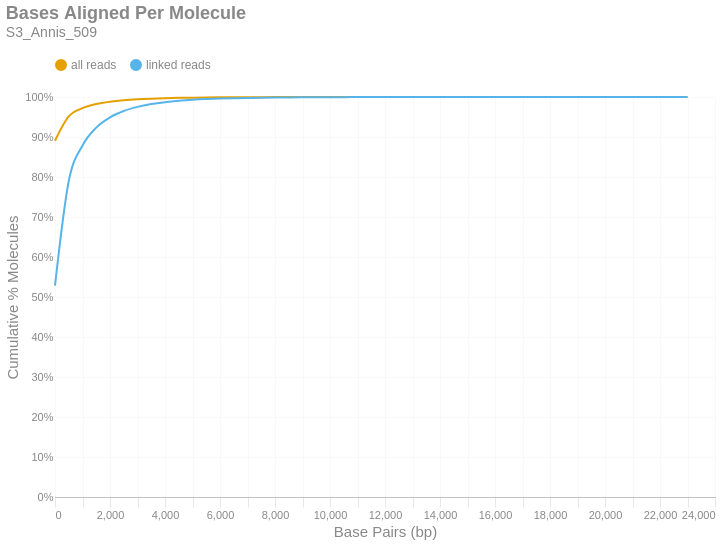

Notebook code for this chart:
### Markdown cell above
### Bases Aligned Per Molecule
This is a cumulative frequency distribution showing the number of base pairs aligned per unique molecule. These data are shown in 500 bp bins. There are two distributions: one with `all reads` (yellow) and another with only `linked reads` (blue). The percent of molecules in the `linked reads` distribution is relative to the total number of linked molecules.

### Code cell
if SKIPLR:
    print_html(f"Skipped")
else:
    binned_df = consolidated_hist(valids['aligned_bp'], mask, 500, True)
    with SafeRender(binned_df):
        (
            density_plot(binned_df, 'Bases Aligned Per Molecule', samplename, 'basesper')
            .encode(
                x=alt.X('bin:Q', title="Base Pairs (bp)").axis(tickMinStep=500).scale(padding=0),
                y=alt.Y('value:Q', title='Cumulative % Molecules')
                    .axis(format='%')
                    .scale(domain = [0,1])
                    .stack(False),
                color=alt.Color("key:N").scale(domain = ["all reads", "linked reads"]),
                tooltip = [
                    alt.Tooltip("key:N", title = "Data Type"),
                    alt.Tooltip("range_label:N", title="Bases Aligned Per Molecule"),
                    alt.Tooltip("value:Q", format = ".2%", title="% Molecules (Cum.)")
                ]
            )
        ).display()

### Figure 1 — Vega-Lite specification as saved in the notebook (floating-point values rounded to 4 significant figures)
{"width": "container", "height": 400, "config": {"title": {"anchor": "start", "dy": -15, "fontSize": 18, "color": "#888888", "subtitleColor": "#888888", "subtitleFontSize": 14}, "arc": {"fill": "#0072B2"}, "axis": {"domainColor": "#888888", "domainWidth": 0.5, "gridWidth": 0.2, "grid": false, "titleFontWeight": 400, "titleFontSize": 15, "labelFontSize": 11, "labelColor": "#888888", "tickColor": "#888888", "tickWidth": 0.2, "titleColor": "#888888"}, "axisBand": {"grid": false}, "axisX": {"grid": true, "tickSize": 10, "domainCap": "round"}, "axisY": {"domain": false, "grid": true, "tickSize": 0, "domainCap": "round"}, "background": "transparent", "header": {"labelFontSize": 15, "labelColor": "#888888", "titleFontSize": 15, "titleFontWeight": 600, "titleColor": "#888888"}, "legend": {"labelFont": "sans-serif", "labelFontSize": 12, "labelColor": "#888888", "symbolSize": 100, "symbolType": "circle", "titleFontSize": 12, "titlePadding": 10, "titleColor": "#888888", "title": null, "orient": "top"}, "range": {"category": ["#E69F00", "#56B4E9", "#009E73", "#F0E442", "#0072B2", "#D55E00", "#CC79A7", "#000000"], "diverging": ["#cfe8f3", "#a2d4ec", "#73bfe2", "#46abdb", "#1696d2", "#12719e"]}, "area": {"fill": "#0072B2", "fillOpacity": 0.7, "line": true, "strokeOpacity": 0.7}, "line": {"color": "#0072B2", "stroke": "#0072B2", "strokeWidth": 2}, "trail": {"color": "#0072B2", "stroke": "#0072B2", "strokeWidth": 0, "size": 1}, "point": {"filled": true, "fillOpacity": 1.0, "size": 95}, "text": {"color": "#888888", "fontSize": 11, "align": "right", "fontWeight": 400, "size": 11}, "bar": {"fill": "#0072B2", "stroke": null}, "view": {"stroke": null, "continuousWidth": 660, "continuousHeight": 400}}, "data": {"name": "data-4590bec32cd352e9e1ca565052a51fa1"}, "mark": {"type": "line", "interpolate": "monotone", "point": {"opacity": 0, "size": 275}}, "encoding": {"color": {"field": "key", "scale": {"domain": ["all reads", "linked reads"]}, "type": "nominal"}, "tooltip": [{"field": "key", "title": "Data Type", "type": "nominal"}, {"field": "range_label", "title": "Bases Aligned Per Molecule", "type": "nominal"}, {"field": "value", "format": ".2%", "title": "% Molecules (Cum.)", "type": "quantitative"}], "x": {"axis": {"tickMinStep": 500}, "field": "bin", "scale": {"padding": 0}, "title": "Base Pairs (bp)", "type": "quantitative"}, "y": {"axis": {"format": "%"}, "field": "value", "scale": {"domain": [0, 1]}, "stack": false, "title": "Cumulative % Molecules", "type": "quantitative"}}, "params": [{"name": "param_c36ac31b6afebe62", "select": {"type": "point", "fields": ["key"]}, "bind": "legend"}], "title": {"text": "Bases Aligned Per Molecule", "subtitle": "S3_Annis_509"}, "transform": [{"fold": ["all reads (cumsum)", "linked reads (cumsum)"]}, {"calculate": "replace(datum.key, ' (cumsum)', '')", "as": "key"}, {"filter": {"param": "param_c36ac31b6afebe62"}}], "usermeta": {"embedOptions": {"downloadFileName": "S3_Annis_509.basesper"}}, "$schema": "https://vega.github.io/schema/vega-lite/v6.1.0.json", "datasets": {"data-4590bec32cd352e9e1ca565052a51fa1": [{"bin": "0.0", "interval": "0.0-500.0", "all reads": 0.8905, "linked reads": 0.5287, "all reads (cumsum)": 0.8905, "linked reads (cumsum)": 0.5287, "range_label": "0-499"}, {"bin": "500.0", "interval": "500.0-1000.0", "all reads": 0.06095, "linked reads": 0.2612, "all reads (cumsum)": 0.9514, "linked reads (cumsum)": 0.7899, "range_label": "500-999"}, {"bin": "1000.0", "interval": "1000.0-1500.0", "all reads": 0.0206, "linked reads": 0.08896, "all reads (cumsum)": 0.972, "linked reads (cumsum)": 0.8789, "range_label": "1000-1499"}, {"bin": "1500.0", "interval": "1500.0-2000.0", "all reads": 0.01032, "linked reads": 0.04468, "all reads (cumsum)": 0.9823, "linked reads (cumsum)": 0.9235, "range_label": "1500-1999"}, {"bin": "2000.0", "interval": "2000.0-2500.0", "all reads": 0.005919, "linked reads": 0.02563, "all reads (cumsum)": 0.9883, "linked reads (cumsum)": 0.9492, "range_label": "2000-2499"}, {"bin": "2500.0", "interval": "2500.0-3000.0", "all reads": 0.00367, "linked reads": 0.01589, "all reads (cumsum)": 0.9919, "linked reads (cumsum)": 0.9651, "range_label": "2500-2999"}, {"bin": "3000.0", "interval": "3000.0-3500.0", "all reads": 0.002366, "linked reads": 0.01025, "all reads (cumsum)": 0.9943, "linked reads (cumsum)": 0.9753, "range_label": "3000-3499"}, {"bin": "3500.0", "interval": "3500.0-4000.0", "all reads": 0.001612, "linked reads": 0.006981, "all reads (cumsum)": 0.9959, "linked reads (cumsum)": 0.9823, "range_label": "3500-3999"}, {"bin": "4000.0", "interval": "4000.0-4500.0", "all reads": 0.001125, "linked reads": 0.004873, "all reads (cumsum)": 0.997, "linked reads (cumsum)": 0.9872, "range_label": "4000-4499"}, {"bin": "4500.0", "interval": "4500.0-5000.0", "all reads": 0.0007989, "linked reads": 0.00346, "all reads (cumsum)": 0.9978, "linked reads (cumsum)": 0.9906, "range_label": "4500-4999"}, {"bin": "5000.0", "interval": "5000.0-5500.0", "all reads": 0.0005641, "linked reads": 0.002443, "all reads (cumsum)": 0.9984, "linked reads (cumsum)": 0.9931, "range_label": "5000-5499"}, {"bin": "5500.0", "interval": "5500.0-6000.0", "all reads": 0.0004035, "linked reads": 0.001748, "all reads (cumsum)": 0.9988, "linked reads (cumsum)": 0.9948, "range_label": "5500-5999"}, {"bin": "6000.0", "interval": "6000.0-6500.0", "all reads": 0.0003014, "linked reads": 0.001305, "all reads (cumsum)": 0.9991, "linked reads (cumsum)": 0.9961, "range_label": "6000-6499"}, {"bin": "6500.0", "interval": "6500.0-7000.0", "all reads": 0.0002083, "linked reads": 0.0009021, "all reads (cumsum)": 0.9993, "linked reads (cumsum)": 0.997, "range_label": "6500-6999"}, {"bin": "7000.0", "interval": "7000.0-7500.0", "all reads": 0.0001654, "linked reads": 0.0007164, "all reads (cumsum)": 0.9995, "linked reads (cumsum)": 0.9977, "range_label": "7000-7499"}, {"bin": "7500.0", "interval": "7500.0-8000.0", "all reads": 0.0001283, "linked reads": 0.0005557, "all reads (cumsum)": 0.9996, "linked reads (cumsum)": 0.9983, "range_label": "7500-7999"}, {"bin": "8000.0", "interval": "8000.0-8500.0", "all reads": 8.819e-05, "linked reads": 0.0003819, "all reads (cumsum)": 0.9997, "linked reads (cumsum)": 0.9987, "range_label": "8000-8499"}, {"bin": "8500.0", "interval": "8500.0-9000.0", "all reads": 7.207e-05, "linked reads": 0.0003121, "all reads (cumsum)": 0.9998, "linked reads (cumsum)": 0.999, "range_label": "8500-8999"}, {"bin": "9000.0", "interval": "9000.0-9500.0", "all reads": 5.261e-05, "linked reads": 0.0002278, "all reads (cumsum)": 0.9998, "linked reads (cumsum)": 0.9992, "range_label": "9000-9499"}, {"bin": "9500.0", "interval": "9500.0-10000.0", "all reads": 4.501e-05, "linked reads": 0.0001949, "all reads (cumsum)": 0.9999, "linked reads (cumsum)": 0.9994, "range_label": "9500-9999"}, {"bin": "10000.0", "interval": "10000.0-10500.0", "all reads": 3.345e-05, "linked reads": 0.0001449, "all reads (cumsum)": 0.9999, "linked reads (cumsum)": 0.9996, "range_label": "10000-10499"}, {"bin": "10500.0", "interval": "10500.0-11000.0", "all reads": 2.494e-05, "linked reads": 0.000108, "all reads (cumsum)": 0.9999, "linked reads (cumsum)": 0.9997, "range_label": "10500-10999"}, {"bin": "11000.0", "interval": "11000.0-11500.0", "all reads": 1.946e-05, "linked reads": 8.428e-05, "all reads (cumsum)": 0.9999, "linked reads (cumsum)": 0.9997, "range_label": "11000-11499"}, {"bin": "11500.0", "interval": "11500.0-12000.0", "all reads": 1.247e-05, "linked reads": 5.399e-05, "all reads (cumsum)": 1.0, "linked reads (cumsum)": 0.9998, "range_label": "11500-11999"}, {"bin": "12000.0", "interval": "12000.0-12500.0", "all reads": 1.125e-05, "linked reads": 4.873e-05, "all reads (cumsum)": 1.0, "linked reads (cumsum)": 0.9998, "range_label": "12000-12499"}, {"bin": "12500.0", "interval": "12500.0-13000.0", "all reads": 7.298e-06, "linked reads": 3.161e-05, "all reads (cumsum)": 1.0, "linked reads (cumsum)": 0.9999, "range_label": "12500-12999"}, {"bin": "13000.0", "interval": "13000.0-13500.0", "all reads": 6.994e-06, "linked reads": 3.029e-05, "all reads (cumsum)": 1.0, "linked reads (cumsum)": 0.9999, "range_label": "13000-13499"}, {"bin": "13500.0", "interval": "13500.0-14000.0", "all reads": 3.345e-06, "linked reads": 1.449e-05, "all reads (cumsum)": 1.0, "linked reads (cumsum)": 0.9999, "range_label": "13500-13999"}, {"bin": "14000.0", "interval": "14000.0-14500.0", "all reads": 2.737e-06, "linked reads": 1.185e-05, "all reads (cumsum)": 1.0, "linked reads (cumsum)": 0.9999, "range_label": "14000-14499"}, {"bin": "14500.0", "interval": "14500.0-15000.0", "all reads": 2.433e-06, "linked reads": 1.054e-05, "all reads (cumsum)": 1.0, "linked reads (cumsum)": 0.9999, "range_label": "14500-14999"}, {"bin": "15000.0", "interval": "15000.0-15500.0", "all reads": 2.433e-06, "linked reads": 1.054e-05, "all reads (cumsum)": 1.0, "linked reads (cumsum)": 1.0, "range_label": "15000-15499"}, {"bin": "15500.0", "interval": "15500.0-16000.0", "all reads": 2.433e-06, "linked reads": 1.054e-05, "all reads (cumsum)": 1.0, "linked reads (cumsum)": 1.0, "range_label": "15500-15999"}, {"bin": "16000.0", "interval": "16000.0-16500.0", "all reads": 1.216e-06, "linked reads": 5.268e-06, "all reads (cumsum)": 1.0, "linked reads (cumsum)": 1.0, "range_label": "16000-16499"}, {"bin": "16500.0", "interval": "16500.0-17000.0", "all reads": 1.216e-06, "linked reads": 5.268e-06, "all reads (cumsum)": 1.0, "linked reads (cumsum)": 1.0, "range_label": "16500-16999"}, {"bin": "17000.0", "interval": "17000.0-17500.0", "all reads": 9.123e-07, "linked reads": 3.951e-06, "all reads (cumsum)": 1.0, "linked reads (cumsum)": 1.0, "range_label": "17000-17499"}, {"bin": "17500.0", "interval": "17500.0-18000.0", "all reads": 6.082e-07, "linked reads": 2.634e-06, "all reads (cumsum)": 1.0, "linked reads (cumsum)": 1.0, "range_label": "17500-17999"}, {"bin": "18000.0", "interval": "18000.0-18500.0", "all reads": 0.0, "linked reads": 0.0, "all reads (cumsum)": 1.0, "linked reads (cumsum)": 1.0, "range_label": "18000-18499"}, {"bin": "18500.0", "interval": "18500.0-19000.0", "all reads": 3.041e-07, "linked reads": 1.317e-06, "all reads (cumsum)": 1.0, "linked reads (cumsum)": 1.0, "range_label": "18500-18999"}, {"bin": "19000.0", "interval": "19000.0-19500.0", "all reads": 1.216e-06, "linked reads": 5.268e-06, "all reads (cumsum)": 1.0, "linked reads (cumsum)": 1.0, "range_label": "19000-19499"}, {"bin": "19500.0", "interval": "19500.0-20000.0", "all reads": 1.216e-06, "linked reads": 5.268e-06, "all reads (cumsum)": 1.0, "linked reads (cumsum)": 1.0, "range_label": "19500-19999"}, {"bin": "20000.0", "interval": "20000.0-20500.0", "all reads": 0.0, "linked reads": 0.0, "all reads (cumsum)": 1.0, "linked reads (cumsum)": 1.0, "range_label": "20000-20499"}, {"bin": "20500.0", "interval": "20500.0-21000.0", "all reads": 0.0, "linked reads": 0.0, "all reads (cumsum)": 1.0, "linked reads (cumsum)": 1.0, "range_label": "20500-20999"}, {"bin": "21000.0", "interval": "21000.0-21500.0", "all reads": 0.0, "linked reads": 0.0, "all reads (cumsum)": 1.0, "linked reads (cumsum)": 1.0, "range_label": "21000-21499"}, {"bin": "21500.0", "interval": "21500.0-22000.0", "all reads": 0.0, "linked reads": 0.0, "all reads (cumsum)": 1.0, "linked reads (cumsum)": 1.0, "range_label": "21500-21999"}, {"bin": "22000.0", "interval": "22000.0-22500.0", "all reads": 0.0, "linked reads": 0.0, "all reads (cumsum)": 1.0, "linked reads (cumsum)": 1.0, "range_label": "22000-22499"}, {"bin": "22500.0", "interval": "22500.0-23000.0", "all reads": 0.0, "linked reads": 0.0, "all reads (cumsum)": 1.0, "linked reads (cumsum)": 1.0, "range_label": "22500-22999"}, {"bin": "23000.0", "interval": "23000.0-23500.0", "all reads": 6.082e-07, "linked reads": 2.634e-06, "all reads (cumsum)": 1.0, "linked reads (cumsum)": 1.0, "range_label": "23000-23499"}]}}
